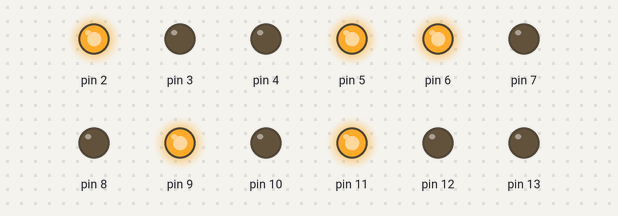
The sketch below on a simulated Arduino Uno, built with avr-gcc and run on an emulated ATmega328P. Shown: output pins drawn as LEDs (lit = HIGH).

Above: at 0.1 s.
At 7.1 s:
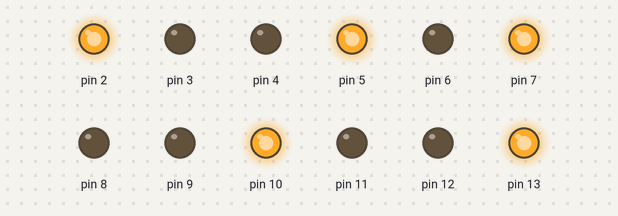
At 12.1 s:
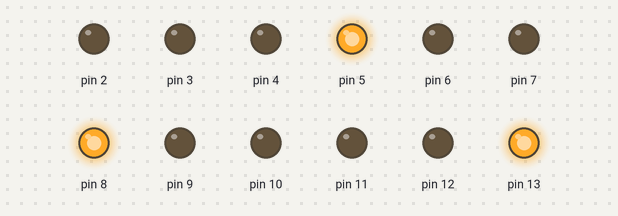
At 19.1 s:
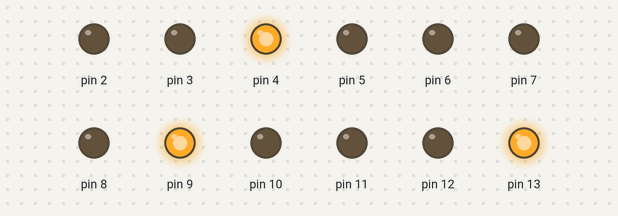
At 26.1 s:
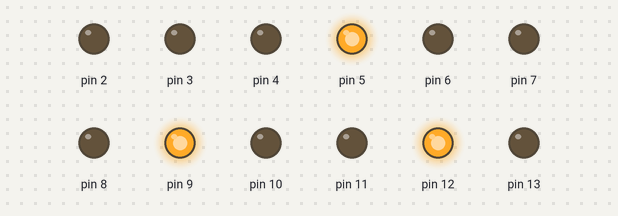
At 35.1 s:
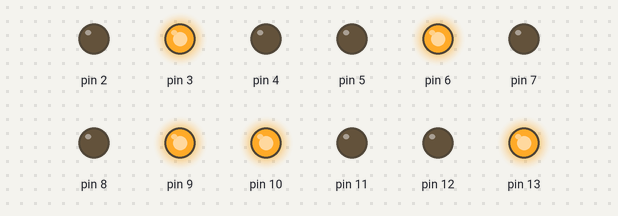
Timing chart, 0 to 36.6 s (numbered marks = the images above):
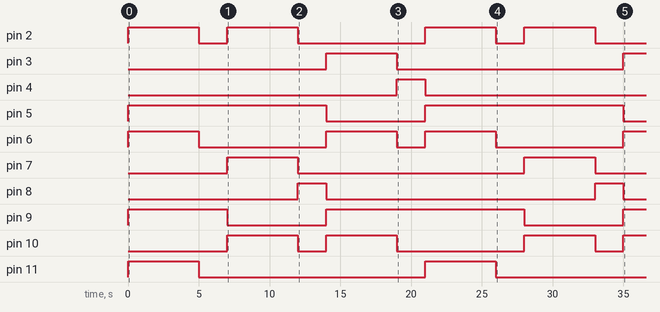

Measured:
- by itself, pin 2: LOW → HIGH at 0.00 s, → LOW 5.0 s later, → HIGH 2.0 s later, → LOW 5.0 s later, … (8 changes in this stretch)
- by itself, pin 3: LOW → HIGH at 14.0 s, → LOW 5.0 s later, → HIGH 16.0 s later
- by itself, pin 4: LOW → HIGH at 19.0 s, → LOW 2.0 s later
- by itself, pin 5: alternates HIGH for 14.0 s and LOW for 7.0 s
- by itself, pin 6: goes HIGH 5.0 s, LOW 9.0 s, HIGH 5.0 s, LOW 2.0 s, HIGH 5.0 s, LOW 9.0 s, then HIGH
- by itself, pin 7, pin 11: alternates HIGH for 5.0 s and LOW for 16.0 s
- by itself, pin 8, pin 12: alternates HIGH for 2.0 s and LOW for 19.0 s
- by itself, pin 9: goes HIGH 7.0 s, LOW 7.0 s, HIGH 14.0 s, LOW 7.0 s, then HIGH

The sketch:

semaforo.ino
```cpp
//1. Commit by Samuel Peña
void setup()
{
  pinMode(13, OUTPUT);
  pinMode(12, OUTPUT);
  pinMode(11, OUTPUT);
  pinMode(10, OUTPUT);
  pinMode(9, OUTPUT);
  pinMode(8, OUTPUT);
  pinMode(7, OUTPUT);
  pinMode(6, OUTPUT);
  pinMode(5, OUTPUT);
  pinMode(4, OUTPUT);
  pinMode(3, OUTPUT);
  pinMode(2, OUTPUT);
}

void apagarTodo()
{
  digitalWrite(13, LOW); digitalWrite(12, LOW); digitalWrite(11, LOW); digitalWrite(10, LOW);
  digitalWrite(9, LOW);  digitalWrite(8, LOW);  digitalWrite(7, LOW);  digitalWrite(6, LOW);
  digitalWrite(5, LOW);  digitalWrite(4, LOW);  digitalWrite(3, LOW);  digitalWrite(2, LOW);
}

void loop() {
  //turno 1 sair :3:3:3:3
  apagarTodo();
  digitalWrite(11, HIGH);
  digitalWrite(9, HIGH);
  digitalWrite(6, HIGH);
  digitalWrite(5, HIGH);
  digitalWrite(2, HIGH);
  delay(5000);

  apagarTodo();
  digitalWrite(12, HIGH);
  digitalWrite(9, HIGH);
  digitalWrite(5, HIGH);
  delay(2000);

  //turno 2 saraaa :)
  apagarTodo();
  digitalWrite(13, HIGH);
  digitalWrite(10, HIGH);
  digitalWrite(7, HIGH);
  digitalWrite(5, HIGH);
  digitalWrite(2, HIGH);
  delay(5000);

  apagarTodo();
  digitalWrite(13, HIGH);
  digitalWrite(8, HIGH);
  digitalWrite(5, HIGH);
  delay(2000);

    // Turno 3 paola
  apagarTodo();
  digitalWrite(13, HIGH);
  digitalWrite(10, HIGH);
  digitalWrite(9, HIGH);
  digitalWrite(6, HIGH);
  digitalWrite(3, HIGH);
  delay(5000);

  apagarTodo();
  digitalWrite(13, HIGH);
  digitalWrite(9, HIGH);
  digitalWrite(4, HIGH);
  delay(2000);
}
```
